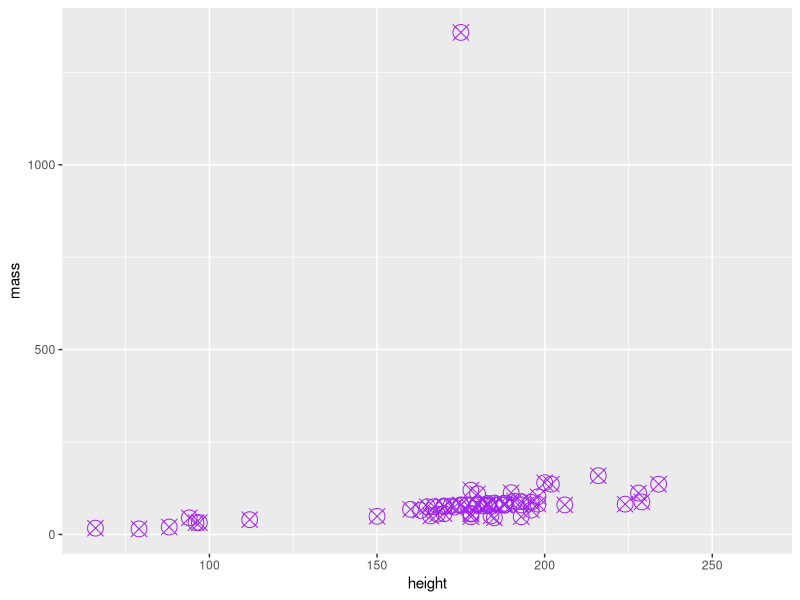
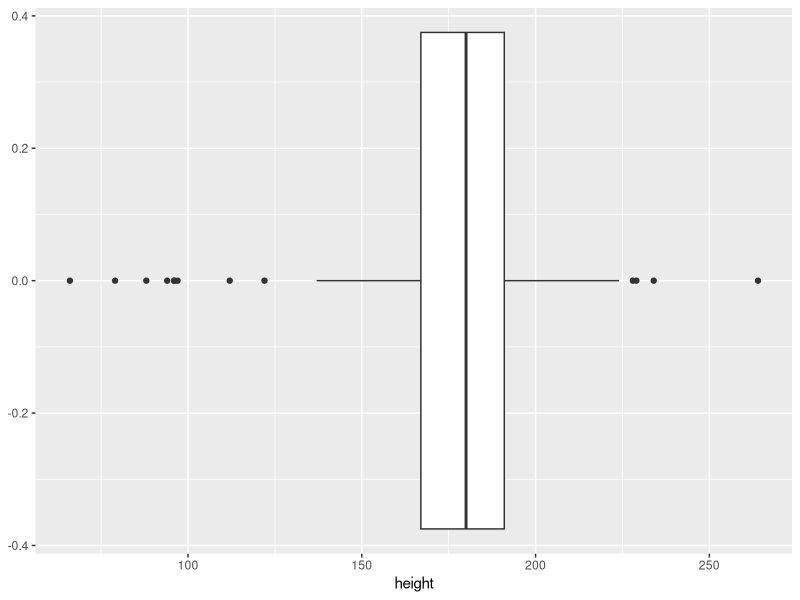
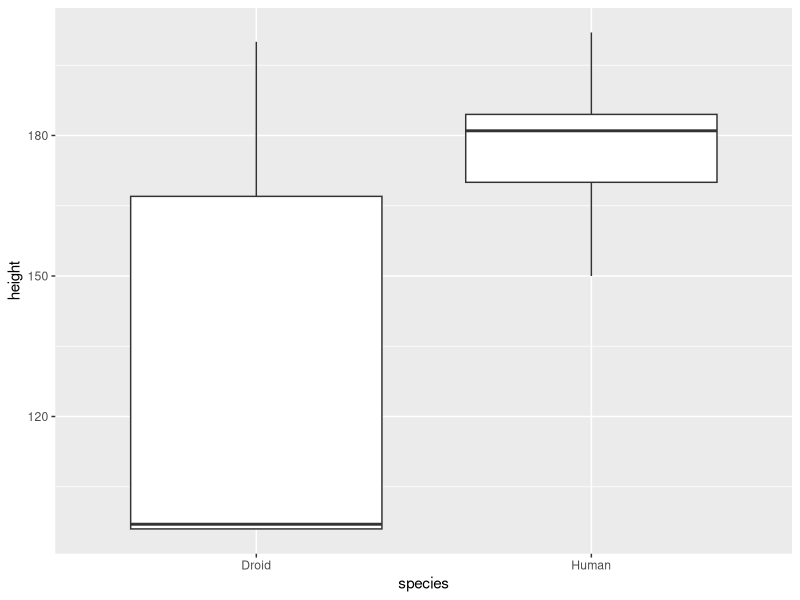
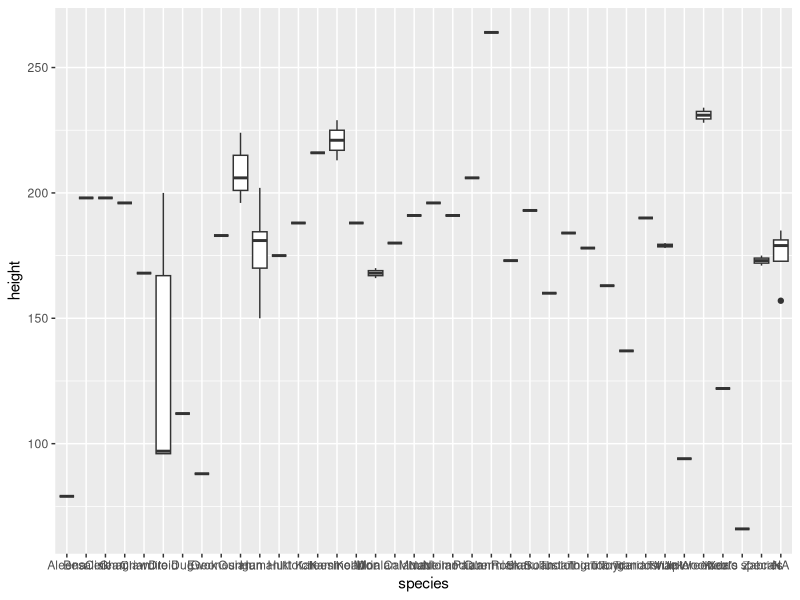
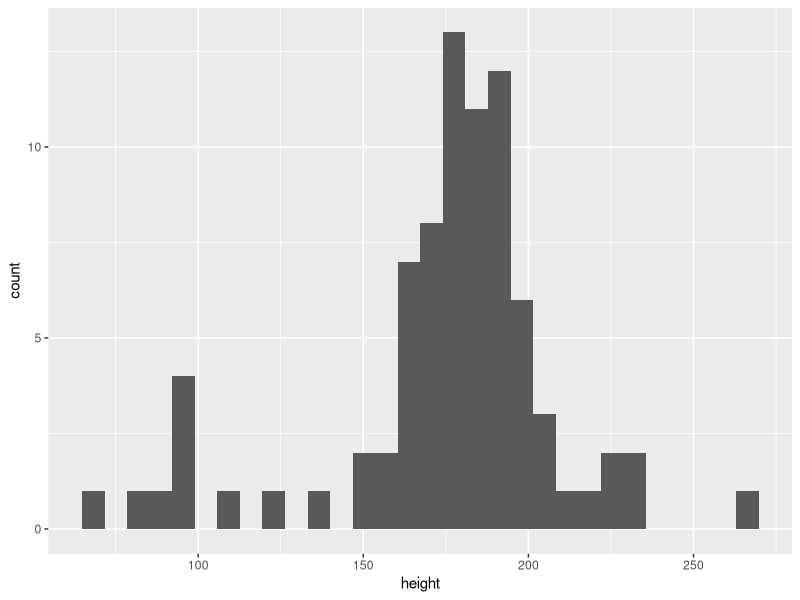
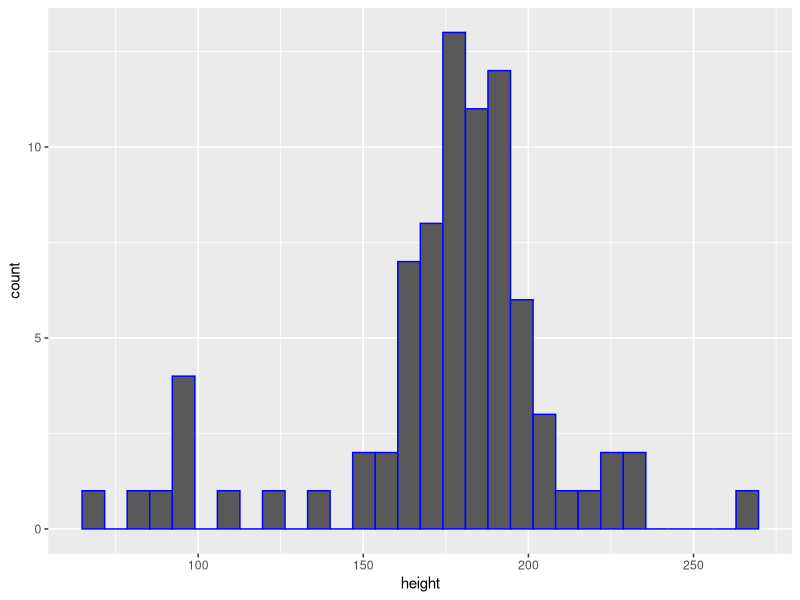
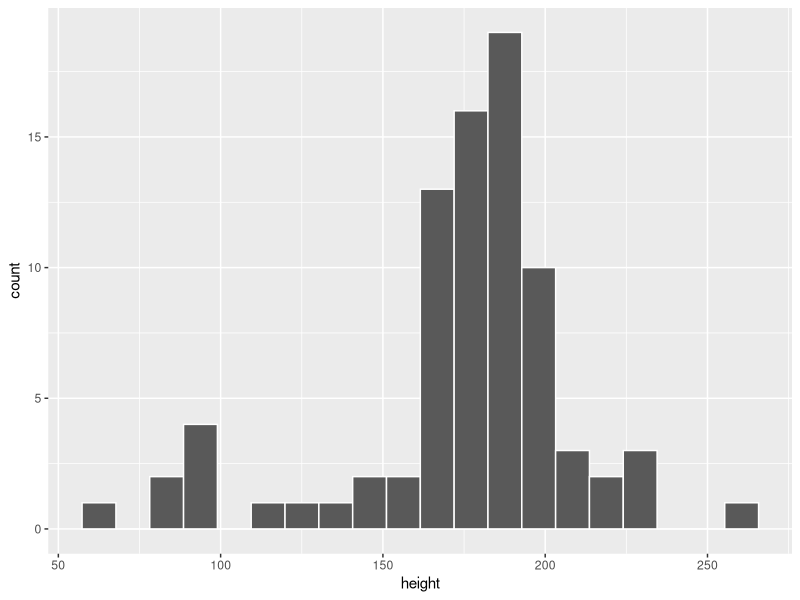
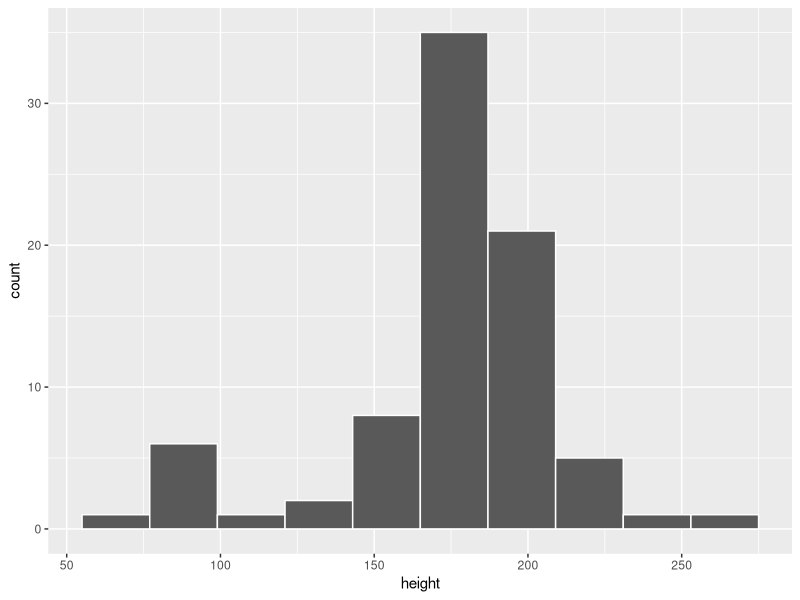

Recreate these plots in R, in order.
#10 - Lesson 4-1 continued
#Friday, 2/23/24

library(tidyverse) #library(ggplot2)

#Scatterplot
ggplot(starwars,aes(x=height,y=mass)) + 
  geom_point(shape=13,size=5,color="purple")

#Boxplot
ggplot(starwars,aes(x=height)) + geom_boxplot()

filter(starwars,species %in% c("Human","Droid")) %>%
  ggplot(aes(x=species,y=height)) +
  geom_boxplot()

ggplot(starwars,aes(x=species,y=height))+
  geom_boxplot()

#Histogram
ggplot(starwars,aes(x=height)) + geom_histogram()
ggplot(starwars,aes(x=height)) + 
  geom_histogram(bins=30,color="blue")
ggplot(starwars,aes(x=height)) + 
  geom_histogram(bins=20,color="white")
ggplot(starwars,aes(x=height)) + 
  geom_histogram(bins=10,color="white")


###########Scatterplot##########
names(Orange)

p <- ggplot(Orange,aes(x=age,y=circumference))
p + geom_point()

#2
p2 <- ggplot(Orange,aes(x=age,y=circumference,color="white"))
p2 + geom_point()

#3
p + geom_point(color="red")

#4
p3 <- ggplot(Orange,aes(x=age,y=circumference,color=Tree))
p3 + geom_point()

#5
p3 + geom_point() +
  labs(x="Age of Tree (in days)",
       y="Circumference of Tree (in mm)",
       color="Tree ID")

#6
p3 + geom_point() +
  labs(x="Age of Tree (in days)",
       y="Circumference of Tree (in mm)",
       color="Tree ID",
       title="Circumference vs. Age of Orange Trees",
       subtitle="By Dr. Taylor")


###########Boxplots#############

ggplot(ToothGrowth,aes(x=supp,y=len)) + geom_boxplot()
